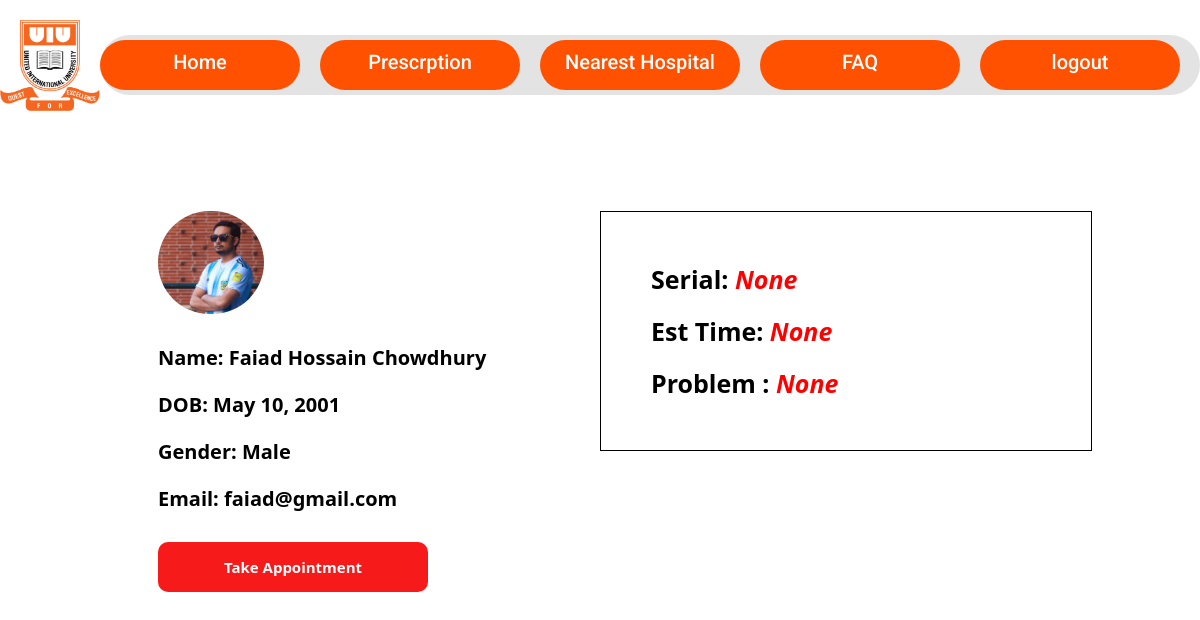
The page /patient/ (signed in) on the database as committed earlier.
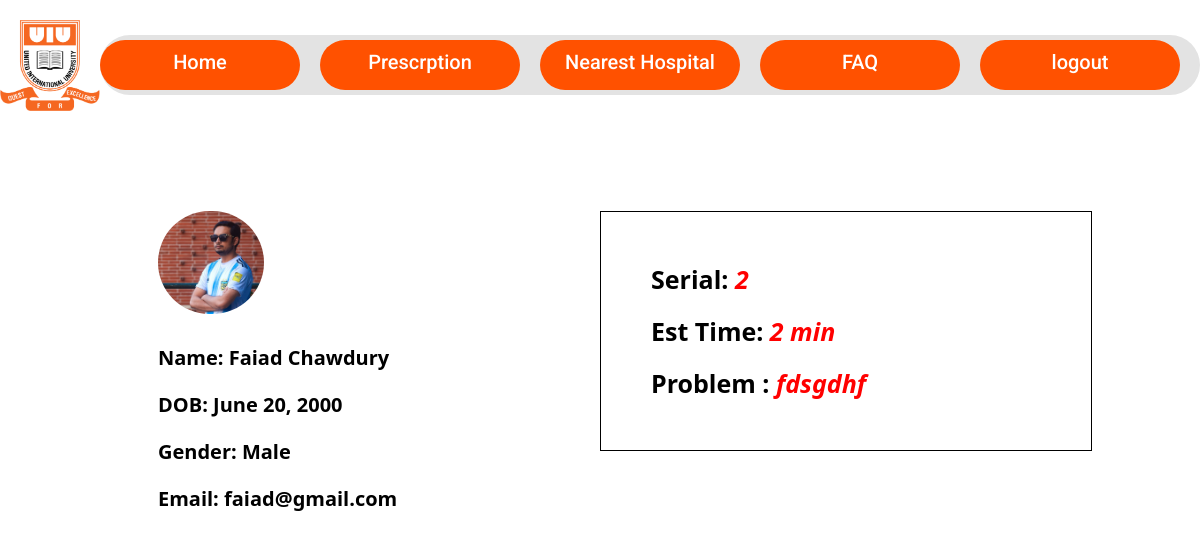
The same page on the database as committed later.
### Users/models.py (models this page shows, shortened)
class Person(models.Model):
    class UserType(models.TextChoices):
        PATIENT = 'Patient', 'Patient'
        DOCTOR = 'Doctor', 'Doctor'
    class Dpartments(models.TextChoices):
        CSE = 'CSE', 'Computer Science & Engineering'
        EEE = 'EEE', 'Electrial & Electronics Engineering'
        CE = 'CE', 'Civil  Engineering'
        DS = 'DS', 'Data Science and Analytics'
        AD = 'AD', 'Admin'
    class Gender(models.TextChoices):
        MALE = 'Male', 'Male'
        FEMALE = 'Female', 'Female'
    username = models.CharField(max_length=100, unique=True, primary_key=True)
    password = models.CharField(max_length=50)
    first_name = models.CharField(max_length=30)
    last_name = models.CharField(max_length=30)
    email = models.EmailField(unique=True,null=True)
    userprofileimage = models.ImageField(upload_to="profile")
    dob = models.DateField(null=True, blank=True)
    department = models.CharField(max_length=4, choices=Dpartments.choices)
    usertype  = models.CharField(max_length=7, choices=UserType.choices)
    gender = models.CharField(max_length=7, choices=Gender.choices)

class Appointment(models.Model):
    TIME_SLOT = {
        "slot1": "9AM -11AM",
        "slot2": "11AM-1PM",
        "slot3": "1PM-5PM"
    }
    patient = models.ForeignKey(Person, on_delete=models.CASCADE, primary_key=True, related_name='patient_appointments')
    appointment_date = models.DateTimeField(default=timezone.now)
    status = models.BooleanField(default=False)  # True if the appointment is confirmed
    slot = models.CharField(max_length=5, choices=TIME_SLOT)
    problem = models.CharField(max_length=250, null=True)

### patient/views.py (the view)
# urls.py: path('', patient_home, name='patient-home'),
def patient_home(request):
    if not request.session.get('username'):
        return redirect('index')
    appointments = Appointment.objects.filter(status=True).order_by('appointment_date')
    c = 0
    appointment = None
    rank = None
    for a in appointments:
        c = c + 1
        if a.patient.username == request.session.get('username'):
            appointment = a
            rank =  c
            break
    person = Person.objects.get(username=request.session.get('username'))
    return render(request, 'patient-home.html', context={"person":person, "rank": rank, "appointment": appointment})

### patient/templates/patient-home.html (shortened to what this page needs)
{% extends "base.html" %}
{% block css %}
    {% load static %}
    {% load django_template_maths %}
    <link rel="stylesheet" href="{% static 'patient.css' %}">
{% endblock %}
{% block content %}
    <div class="body-content">
        <div class="left-side">
            <img src="/media/{{person.userprofileimage}}" alt="">
            <p>Name: {{ person.first_name}} {{person.last_name }}</p>
            <p>DOB: {{ person.dob }}</p>
            <p>Gender: {{ person.gender }}</p>
            <p>Email: {{ person.email }}</p>
            {% if not appointment.status %}
                <a href="{% url 'take-appoinment' %}">Take Appointment</a>
            {% endif %}
        </div>
        <div class="right-side">
            <div class="appointment-status">
                <label for="active">Serial: <span>{{rank}}</span></label><br>
                <label for="">Est Time:
                    <span>
                        {% if rank is not None %}
                            {{ rank|mul:15|sub:15 }} min
                        {% else %}
                            {{ rank }}
                        {% endif %}
                    </span>
                </label><br>
                <label for="">
                    Problem :
                    <span>
                        {% if appointment is not None %}
                            {{ appointment.problem }}
                        {% else %}
                            None
                        {% endif %}
                    </span>
                </label>
            </div>
        </div>
    </div>
{% endblock %}

Rows that differ between the two databases and show on the page:
changed Person "Faiad": last_name "Hossain Chowdhury" → "Chawdury"; dob "May 10, 2001" → "June 20, 2000"
now on this page (row edited): Appointment: problem "fdsgdhf"
Other text that changed with them:
{{ rank }}: "None" → "2"
{{ rank|mul:15|sub:15 }}: (not shown) → "2"
{{ rank }}: "None" → (not shown)
text no longer shown: "Take Appointment None"
text now shown: "min"
